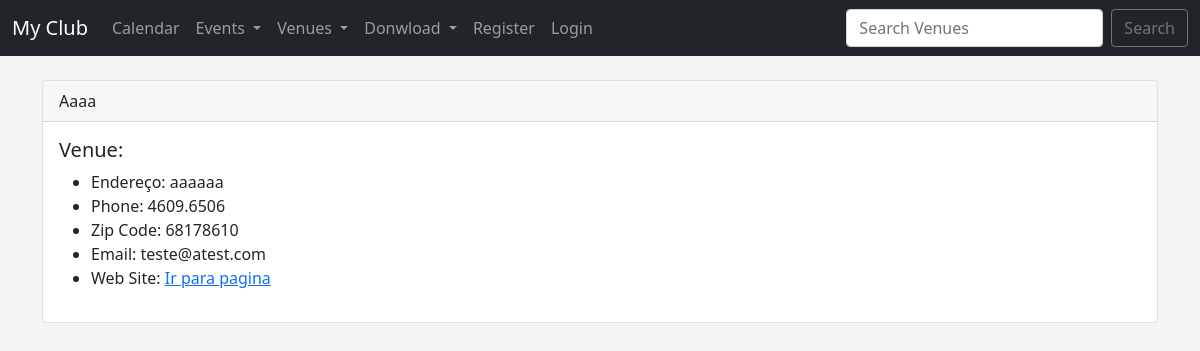
/show_venue/5/, run on the app's committed database.
### events/models.py (models this page shows)
class Venue(models.Model):
    name = models.CharField("Venue name", max_length=120)
    address = models.CharField(max_length=300)
    zip_code = models.CharField('Zip code', max_length=15)
    phone = models.CharField('contactphone', max_length=25)
    web = models.URLField('Website Adress' )
    email_address = models.EmailField('Email address', blank=True)
    owner = models.IntegerField("Venue Owner", blank=False, default=1)
    def __str__(self):
        return self.name

### events/views.py (the view)
# urls.py: path('show_venue/<venue_id>/', views.show_venue, name="show-venue"),#Esse link vai para o venue conforme seu id
def show_venue(request, venue_id):
    venue = Venue.objects.get(pk=venue_id) #Ele pega somente a chave primaria q é o id do objeto na tabela
    context = {
        "venue": venue
    }
    return render(request, 'events/show_venue.html', context)

### events/templates/events/show_venue.html
{% extends 'events/base.html' %}
{% block content %}
<br>
    <div class="card">
        <div class="card-header">
            {{ venue }}
        </div>
        <div class="card-body">
        <h5 class="card-title">Venue: {{ event.venue }}</h5>
        <ul>
            <li>Endereço: {{ venue.address }}</li>
            <li>Phone: {{ venue.phone }}</li>
            <li>Zip Code: {{ venue.zip_code }}</li>
            <li>Email: {{ venue.email_address }}</li>
            <li>Web Site: </b><a href="{{ venue.web }}">Ir para pagina</a></li>
        </ul>
        </div>
    </div>
{% endblock %}

### events/templates/events/base.html (style rules this page uses)
body { background: #f4f4f4; }

### data on the page
Venue: name "Aaaa", address "aaaaaa", phone "4609.6506", zip_code "68178610", email_address "teste@atest.com"
